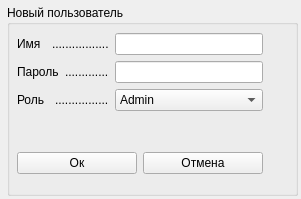
<?xml version="1.0" encoding="UTF-8"?>
<ui version="4.0">
 <class>addUser</class>
 <widget class="QWidget" name="addUser">
  <property name="geometry">
   <rect>
    <x>0</x>
    <y>0</y>
    <width>301</width>
    <height>199</height>
   </rect>
  </property>
  <property name="windowTitle">
   <string>Учет и ремонт Транспортных средств</string>
  </property>
  <widget class="QGroupBox" name="groupBox">
   <property name="geometry">
    <rect>
     <x>7</x>
     <y>5</y>
     <width>291</width>
     <height>191</height>
    </rect>
   </property>
   <property name="title">
    <string>Новый пользователь</string>
   </property>
   <widget class="QWidget" name="layoutWidget">
    <property name="geometry">
     <rect>
      <x>10</x>
      <y>20</y>
      <width>246</width>
      <height>159</height>
     </rect>
    </property>
    <layout class="QVBoxLayout" name="verticalLayout_4">
     <item>
      <layout class="QHBoxLayout" name="horizontalLayout_4">
       <item>
        <layout class="QVBoxLayout" name="verticalLayout_2">
         <item>
          <layout class="QHBoxLayout" name="horizontalLayout_2">
           <item>
            <widget class="QLabel" name="label_4">
             <property name="text">
              <string>Имя</string>
             </property>
            </widget>
           </item>
           <item>
            <widget class="QLabel" name="label_2">
             <property name="text">
              <string>.................</string>
             </property>
            </widget>
           </item>
          </layout>
         </item>
         <item>
          <layout class="QHBoxLayout" name="horizontalLayout_3">
           <item>
            <widget class="QLabel" name="label">
             <property name="text">
              <string>Пароль</string>
             </property>
            </widget>
           </item>
           <item>
            <widget class="QLabel" name="label_3">
             <property name="text">
              <string>.............</string>
             </property>
            </widget>
           </item>
          </layout>
         </item>
         <item>
          <layout class="QHBoxLayout" name="horizontalLayout_5">
           <item>
            <widget class="QLabel" name="label_5">
             <property name="text">
              <string>Роль</string>
             </property>
            </widget>
           </item>
           <item>
            <widget class="QLabel" name="label_6">
             <property name="text">
              <string>................</string>
             </property>
            </widget>
           </item>
          </layout>
         </item>
        </layout>
       </item>
       <item>
        <layout class="QVBoxLayout" name="verticalLayout_3">
         <item>
          <layout class="QVBoxLayout" name="verticalLayout">
           <item>
            <widget class="QLineEdit" name="lineName"/>
           </item>
           <item>
            <widget class="QLineEdit" name="linePass"/>
           </item>
          </layout>
         </item>
         <item>
          <widget class="QComboBox" name="comboRole">
           <item>
            <property name="text">
             <string>Admin</string>
            </property>
           </item>
           <item>
            <property name="text">
             <string>User</string>
            </property>
           </item>
          </widget>
         </item>
        </layout>
       </item>
      </layout>
     </item>
     <item>
      <spacer name="verticalSpacer">
       <property name="orientation">
        <enum>Qt::Vertical</enum>
       </property>
       <property name="sizeType">
        <enum>QSizePolicy::Fixed</enum>
       </property>
       <property name="sizeHint" stdset="0">
        <size>
         <width>20</width>
         <height>27</height>
        </size>
       </property>
      </spacer>
     </item>
     <item>
      <layout class="QHBoxLayout" name="horizontalLayout">
       <item>
        <widget class="QPushButton" name="btnOk">
         <property name="text">
          <string>Ок</string>
         </property>
        </widget>
       </item>
       <item>
        <widget class="QPushButton" name="btnCancel">
         <property name="text">
          <string>Отмена</string>
         </property>
        </widget>
       </item>
      </layout>
     </item>
    </layout>
   </widget>
  </widget>
 </widget>
 <resources/>
 <connections/>
</ui>
